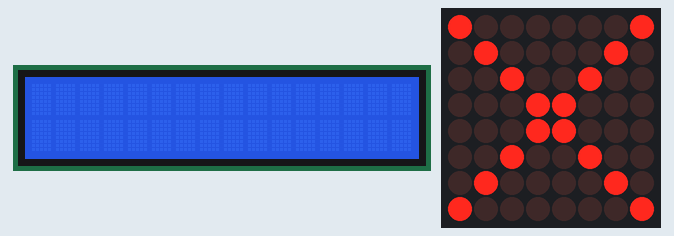
This sketch was run on a simulated Arduino Mega 2560, built with avr-gcc and run on an emulated ATmega2560. Shown: 16×2 character LCD, 8×8 LED matrix. What the sketch prints to the serial monitor is not drawn.

Above: at 0.3 s.

The sketch:

main.ino
```cpp
#include "LedControl.h"
#include <Wire.h>
#include <LiquidCrystal_I2C.h>
#include <LiquidCrystal.h>

LiquidCrystal_I2C lcd(0x27, 16, 2);

int button1 = 31;
int button2 = 32;
int button3 = 33;
int button4 = 34;
int button5 = 35;
int button6 = 36;
int button7 = 37;
int button8 = 38;
int button9 = 39;

bool isTie;
int currentMove;

int turn = 1;
String curMoves;

int board[] = {0, 0, 0, 0, 0, 0, 0, 0, 0};


int din0 = 2;
int cs0 = 3;
int clk0 = 4;

int din1 = 5;
int cs1 = 6;
int clk1 = 7;

int din2 = 8;
int cs2 = 9;
int clk2 = 10;

int din3 = 11;
int cs3 = 12;
int clk3 = 13;

int din4 = 14;
int cs4 = 15;
int clk4 = 16;

int din5 = 17;
int cs5 = 18;
int clk5 = 19;

int din6 = 20;
int cs6 = 21;
int clk6 = 22;

int din7 = 23;
int cs7 = 24;
int clk7 = 25;

int din8 = 26;
int cs8 = 27;
int clk8 = 28;

LedControl lc0 = LedControl(din0, clk0, cs0, 1);
LedControl lc1 = LedControl(din1, clk1, cs1, 1);
LedControl lc2 = LedControl(din2, clk2, cs2, 1);
LedControl lc3 = LedControl(din3, clk3, cs3, 1);
LedControl lc4 = LedControl(din4, clk4, cs4, 1);
LedControl lc5 = LedControl(din5, clk5, cs5, 1);
LedControl lc6 = LedControl(din6, clk6, cs6, 1);
LedControl lc7 = LedControl(din7, clk7, cs7, 1);
LedControl lc8 = LedControl(din8, clk8, cs8, 1);

byte ex[8] = {
  B10000001,
  B01000010,
  B00100100,
  B00011000,
  B00011000,
  B00100100,
  B01000010,
  B10000001
};

byte oh[8] = {
  B00111100,
  B01000010,
  B10000001,
  B10000001,
  B10000001,
  B10000001,
  B01000010,
  B00111100
};

int timeStarted = millis();

int timeLapsed(){
  return (millis()-timeStarted)/1000;
}


void disp(int boardNumber, int shape) { //boardNumber is from 0-8
  if (boardNumber == 0) {
    if (shape == 0) {
      lc0.clearDisplay(0);
    }
    else if (shape == 1) {
      for (int i = 0; i < 8; i++) {
        lc0.setRow(0, i, ex[i]);
        Serial.println("set 1 to x");
      }
    }
    else if (shape == 2) {
      for (int i = 0; i < 8; i++) {
        lc0.setRow(0, i, oh[i]);
      }
    }
  }
  else if (boardNumber == 1) {
    if (shape == 0) {
      lc1.clearDisplay(0);
    }
    else if (shape == 1) {
      for (int i = 0; i < 8; i++) {
        lc1.setRow(0, i, ex[i]);
      }
    }
    else if (shape == 2) {
      for (int i = 0; i < 8; i++) {
        lc1.setRow(0, i, oh[i]);
      }
    }
  }
  else if (boardNumber == 2) {
    if (shape == 0) {
      lc2.clearDisplay(0);
    }
    else if (shape == 1) {
      for (int i = 0; i < 8; i++) {
        lc2.setRow(0, i, ex[i]);
      }
    }
    else if (shape == 2) {
      for (int i = 0; i < 8; i++) {
        lc2.setRow(0, i, oh[i]);
      }
    }
  }
  else if (boardNumber == 3) {
    if (shape == 0) {
      lc3.clearDisplay(0);
    }
    else if (shape == 1) {
      for (int i = 0; i < 8; i++) {
        lc3.setRow(0, i, ex[i]);
      }
    }
    else if (shape == 2) {
      for (int i = 0; i < 8; i++) {
        lc3.setRow(0, i, oh[i]);
      }
    }
  }
  else if (boardNumber == 4) {
    if (shape == 0) {
      lc4.clearDisplay(0);
    }
    else if (shape == 1) {
      for (int i = 0; i < 8; i++) {
        lc4.setRow(0, i, ex[i]);
      }
    }
    else if (shape == 2) {
      for (int i = 0; i < 8; i++) {
        lc4.setRow(0, i, oh[i]);
      }
    }
  }
  else if (boardNumber == 5) {
    if (shape == 0) {
      lc5.clearDisplay(0);
    }
    else if (shape == 1) {
      for (int i = 0; i < 8; i++) {
        lc5.setRow(0, i, ex[i]);
      }
    }
    else if (shape == 2) {
      for (int i = 0; i < 8; i++) {
        lc5.setRow(0, i, oh[i]);
      }
    }
  }
  else if (boardNumber == 6) {
    if (shape == 0) {
      lc6.clearDisplay(0);
    }
    else if (shape == 1) {
      for (int i = 0; i < 8; i++) {
        lc6.setRow(0, i, ex[i]);
      }
    }
    else if (shape == 2) {
      for (int i = 0; i < 8; i++) {
        lc6.setRow(0, i, oh[i]);
      }
    }
  }
  else if (boardNumber == 7) {
    if (shape == 0) {
      lc7.clearDisplay(0);
    }
    else if (shape == 1) {
      for (int i = 0; i < 8; i++) {
        lc7.setRow(0, i, ex[i]);
      }
    }
    else if (shape == 2) {
      for (int i = 0; i < 8; i++) {
        lc7.setRow(0, i, oh[i]);
      }
    }
  }
  else if (boardNumber == 8) {
    if (shape == 0) {
      lc8.clearDisplay(0);
    }
    else if (shape == 1) {
      for (int i = 0; i < 8; i++) {
        lc8.setRow(0, i, ex[i]);
      }
    }
    else if (shape == 2) {
      for (int i = 0; i < 8; i++) {
        lc8.setRow(0, i, oh[i]);
      }
    }
  }
}


void light(int spot, String color) {
  Serial.print("Lighting: ");
  Serial.print(spot);
  Serial.print("  ");
  Serial.println(color);
  if (color == "r") {
    board[spot - 1] = 1;

  }
  else if (color == "g") {
    board[spot - 1] = 2;
  }


}


void reset() {
  for (int i = 0; i < 9; i++) {
    board[i] = 0;
  }
}


int winCon() { //change later to apply new variable power method
  for (int i = 0; i < 9; i += 3) { //checks all leds horizontally
    if (board[i] == 1 && board[i + 1] == 1  && board[i + 2] == 1)  {
      Serial.println("red wins");
      return 1;
    }
    if (board[i] == 2 && board[i+1] == 2 && board[i+2] == 2)  {
      Serial.println("green wins");
      return 2;
    }
  }

  for (int i = 0; i < 3; i += 2) { //checks all leds virtically
    if (board[i] == 1 && board[i + 3] == 1 && board[i + 6] == 1) {
      Serial.println("red wins");
      return 1;
    }
    if (board[i] == 2 && board[i + 3] == 2 && board[i + 6] == 2) {
      Serial.println("green wins");
      return 2;
    }
  }

  //check all leds diagnanolly
  if (board[0] == 1 && board[4] == 1 && board[8] == 1) { //top left to bottom right - red
    Serial.println("red wins");
    return 1;
  }
  if (board[0] == 2 && board[4] == 2 && board[8] == 2) { //top left to bottom right - green
    Serial.println("green wins");
    return 2;
  }

  if (board[2] == 1 && board[4] == 1 && board[6] == 1) { //top right to bottom left - red
    Serial.println("red wins");
    return 1;
  }
  if (board[2] == 2 && board[4] == 2 && board[6] == 2) { //top right to bottom left - green
    Serial.println("green wins");
    return 2;
  }

  //check for tie
  isTie = true;
  for(int i = 0; i < 9; i++){
    if (board[i] == 0){
      isTie = false;
      break;
    }
  }
  if (isTie == true){
    Serial.println("tie");
    return 0;
  }

  return -1;

}

void takeTurn(int led) { // will take out var later for the buttons telling you where to go instead
  //check buttons for where they want to go

  if (board[led-1] == 0) { //if the spot the player wants to go to is empty
    Serial.println("spot is empty");
    if (turn == 1) { //if it's x's turn
      light(led, "r"); //make their spot red

      turn = 2; //make it greens turn

    }


    else if (turn == 2) { //if it's o's turn
      light(led, "g"); //make their spot green

      turn = 1; //make it reds turn
    }


  }


}


void displayBoard() {
Serial.print(board[6]);
Serial.print(" ");
Serial.print(board[3]);
Serial.print(" ");
Serial.println(board[0]);

Serial.print(board[7]);
Serial.print(" ");
Serial.print(board[4]);
Serial.print(" ");
Serial.println(board[1]);

Serial.print(board[8]);
Serial.print(" ");
Serial.print(board[5]);
Serial.print(" ");
Serial.println(board[2]);


  //display board for Matrises
  for (int i = 0; i < 9; i++){
    disp(i, board[i]);
  }


  int winner = winCon();

  if (winner == 1) {
    while(true){}
  }
  else if (winner == 2) {
    while(true){}
  }
  if (winner == 0) {
    while(true){}
  }

}


int readButtons() {
  if (digitalRead(button1) == HIGH) {
    while (digitalRead(button1) == HIGH) {
      Serial.println("button 1 being held");
    }
    return 1;
  }
  if (digitalRead(button2) == HIGH) {
    while (digitalRead(button2) == HIGH) {
    }
    return 2;
  }
  if (digitalRead(button3) == HIGH) {
    while (digitalRead(button3) == HIGH) {
    }
    return 3;
  }
  if (digitalRead(button4) == HIGH) {
    while (digitalRead(button4) == HIGH) {
    }
    return 4;
  }
  if (digitalRead(button5) == HIGH) {
    while (digitalRead(button5) == HIGH) {
    }
    return 5;
  }
  if (digitalRead(button6) == HIGH) {
    while (digitalRead(button6) == HIGH) {
    }
    return 6;
  }
  if (digitalRead(button7) == HIGH) {
    while (digitalRead(button7) == HIGH) {
    }
    return 7;
  }
  if (digitalRead(button8) == HIGH) {
    while (digitalRead(button8) == HIGH) {
    }
    return 8;
  }
  if (digitalRead(button9) == HIGH) {
    while (digitalRead(button9) == HIGH) {
    }
    return 9;
  }
  return 0;


}


void setup() {


  Serial.begin(9600);
  lcd.init();
  lcd.backlight();
  lcd.clear();
  lcd.print("Turn: X");
//  lcd.setCursor(0,1);
//  lcd.print("Time: ");
//  lcd.print(timeLapsed());


  pinMode(button1, INPUT);
  pinMode(button2, INPUT);
  pinMode(button3, INPUT);
  pinMode(button4, INPUT);
  pinMode(button5, INPUT);
  pinMode(button6, INPUT);
  pinMode(button7, INPUT);
  pinMode(button8, INPUT);
  pinMode(button9, INPUT);


  lc0.shutdown(0, false);
  lc0.setIntensity(0, 8);
  lc0.clearDisplay(0);

  lc1.shutdown(0, false);
  lc1.setIntensity(0, 8);
  lc1.clearDisplay(0);

  lc2.shutdown(0, false);
  lc2.setIntensity(0, 8);
  lc2.clearDisplay(0);

  lc3.shutdown(0, false);
  lc3.setIntensity(0, 8);
  lc3.clearDisplay(0);

  lc4.shutdown(0, false);
  lc4.setIntensity(0, 8);
  lc4.clearDisplay(0);

  lc5.shutdown(0, false);
  lc5.setIntensity(0, 8);
  lc5.clearDisplay(0);

  lc6.shutdown(0, false);
  lc6.setIntensity(0, 8);
  lc6.clearDisplay(0);

  lc7.shutdown(0, false);
  lc7.setIntensity(0, 8);
  lc7.clearDisplay(0);

  lc8.shutdown(0, false);
  lc8.setIntensity(0, 8);
  lc8.clearDisplay(0);
}

void loop() {
  Serial.println("working");


currentMove = 1;
  if (currentMove != 0) {
    Serial.print("move was made. LED turned on: ");
    Serial.println(currentMove);
    takeTurn(currentMove);
    displayBoard();
    currentMove = 0;
    lcd.setCursor(0,0);
      if (turn == 1){
    lcd.clear();
    lcd.setCursor(0,0);
    lcd.print("Turn: X");

      }
       else if (turn == 2){
    lcd.clear();
    lcd.setCursor(0,0);
       }


}


}
```
